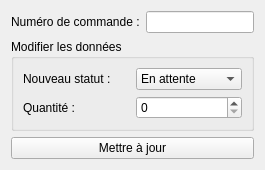
                    <widget class="QWidget" name="tabModifier_cmd">
                      <attribute name="title">
                        <string>Modifier une commande</string>
                      </attribute>
                      <layout class="QVBoxLayout" name="vertical_modifier_cmd">
                        <item>
                          <layout class="QFormLayout" name="formModifier_cmd">
                            <item row="0" column="0">
                              <widget class="QLabel" name="labelIdMod">
                                <property name="text">
                                  <string>Numéro de commande :</string>
                                </property>
                              </widget>
                            </item>
                            <item row="0" column="1">
                              <widget class="QLineEdit" name="lineIdMod" />
                            </item>
                          </layout>
                        </item>
                        <item>
                          <widget class="QGroupBox" name="groupBox_prefill_cmd">
                            <property name="title">
                              <string>Modifier les données</string>
                            </property>
                            <layout class="QGridLayout" name="gridPrefill">
                              <item row="0" column="0">
                                <widget class="QLabel" name="labelStatutModif">
                                  <property name="text">
                                    <string>Nouveau statut :</string>
                                  </property>
                                </widget>
                              </item>
                              <item row="0" column="1">
                                <widget class="QComboBox" name="comboStatutModif">
                                  <item>
                                    <property name="text">
                                      <string>En attente</string>
                                    </property>
                                  </item>
                                  <item>
                                    <property name="text">
                                      <string>Confirmée</string>
                                    </property>
                                  </item>
                                  <item>
                                    <property name="text">
                                      <string>Expédiée</string>
                                    </property>
                                  </item>
                                  <item>
                                    <property name="text">
                                      <string>Livrée</string>
                                    </property>
                                  </item>
                                </widget>
                              </item>
                              <item row="1" column="0">
                                <widget class="QLabel" name="labelQuantiteModif">
                                  <property name="text">
                                    <string>Quantité :</string>
                                  </property>
                                </widget>
                              </item>
                              <item row="1" column="1">
                                <widget class="QSpinBox" name="spinQuantiteModif" />
                              </item>
                            </layout>
                          </widget>
                        </item>
                        <item>
                          <widget class="QPushButton" name="btnModifierConfirm_cmd">
                            <property name="text">
                              <string>Mettre à jour</string>
                            </property>
                          </widget>
                        </item>
                      </layout>
                    </widget>
